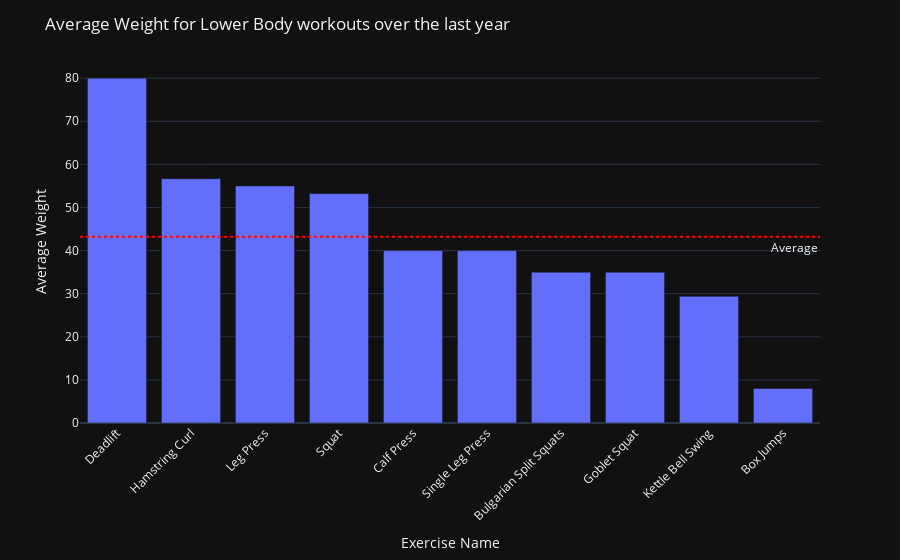

Notebook code cell kept with this figure:
### Code cell
lower_body_df = merged_df[merged_df['category'] == 'Lower Body']
lower_body_weight_avg = lower_body_df.groupby('exercise')['weight'].mean().reset_index()
lower_body_weight_avg = lower_body_weight_avg[lower_body_weight_avg['weight'] > 0]
lower_body_weight_avg = lower_body_weight_avg.sort_values(by="weight", ascending=False)

fig = px.bar(lower_body_weight_avg, x='exercise', y='weight', template="plotly_dark")
fig.update_layout(title="Average Weight for Lower Body workouts over the last year", xaxis_title="Exercise Name", yaxis_title="Average Weight", xaxis_tickangle=-45)
fig.add_hline(y=lower_body_weight_avg['weight'].mean(), line_dash="dot", line_color="red", annotation_text="Average", annotation_position="bottom right")
fig.show()

### Figure 1 — Plotly figure (JSON) as saved in the notebook; plotly's stock layout.template omitted (floating-point values rounded to 4 significant figures)
{"data": [{"alignmentgroup": "True", "hovertemplate": "exercise=%{x}<br>weight=%{y}<extra></extra>", "legendgroup": "", "marker": {"color": "#636efa", "pattern": {"shape": ""}}, "name": "", "offsetgroup": "", "orientation": "v", "showlegend": false, "textposition": "auto", "type": "bar", "x": ["Deadlift", "Hamstring Curl", "Leg Press", "Squat", "Calf Press", "Single Leg Press", "Bulgarian Split Squats", "Goblet Squat", "Kettle Bell Swing", "Box Jumps"], "xaxis": "x", "y": [80, 56.67, 55, 53.21, 40, 40, 35, 35, 29.4, 8], "yaxis": "y"}], "layout": {"annotations": [{"showarrow": false, "text": "Average", "x": 1, "xanchor": "right", "xref": "x domain", "y": 43.23, "yanchor": "top", "yref": "y"}], "barmode": "relative", "legend": {"tracegroupgap": 0}, "margin": {"t": 60}, "shapes": [{"line": {"color": "red", "dash": "dot"}, "type": "line", "x0": 0, "x1": 1, "xref": "x domain", "y0": 43.23, "y1": 43.23, "yref": "y"}], "title": {"text": "Average Weight for Lower Body workouts over the last year"}, "xaxis": {"anchor": "y", "domain": [0, 1], "tickangle": -45, "title": {"text": "Exercise Name"}}, "yaxis": {"anchor": "x", "domain": [0, 1], "title": {"text": "Average Weight"}}}}
